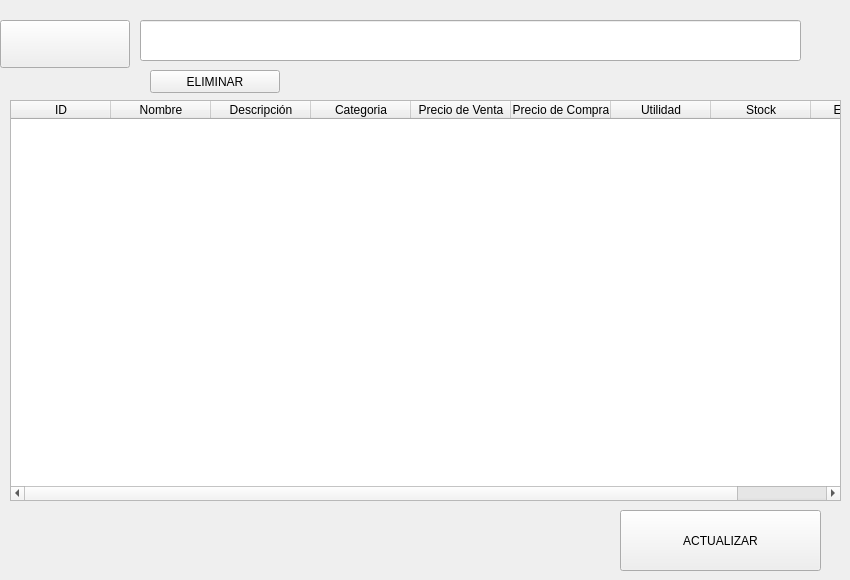
              <widget class="QWidget" name="productos">
               <attribute name="title">
                <string>PRODUCTOS</string>
               </attribute>
               <widget class="QTableWidget" name="tablaproducto">
                <property name="geometry">
                 <rect>
                  <x>10</x>
                  <y>100</y>
                  <width>831</width>
                  <height>401</height>
                 </rect>
                </property>
                <column>
                 <property name="text">
                  <string>ID</string>
                 </property>
                </column>
                <column>
                 <property name="text">
                  <string>Nombre</string>
                 </property>
                </column>
                <column>
                 <property name="text">
                  <string>Descripción</string>
                 </property>
                </column>
                <column>
                 <property name="text">
                  <string>Categoria</string>
                 </property>
                </column>
                <column>
                 <property name="text">
                  <string>Precio de Venta</string>
                 </property>
                </column>
                <column>
                 <property name="text">
                  <string>Precio de Compra</string>
                 </property>
                </column>
                <column>
                 <property name="text">
                  <string>Utilidad</string>
                 </property>
                </column>
                <column>
                 <property name="text">
                  <string>Stock</string>
                 </property>
                </column>
                <column>
                 <property name="text">
                  <string>Existencia</string>
                 </property>
                </column>
               </widget>
               <widget class="QPushButton" name="actualizarbtn">
                <property name="geometry">
                 <rect>
                  <x>620</x>
                  <y>510</y>
                  <width>201</width>
                  <height>61</height>
                 </rect>
                </property>
                <property name="text">
                 <string>ACTUALIZAR</string>
                </property>
               </widget>
               <widget class="QPushButton" name="buscarbtn">
                <property name="geometry">
                 <rect>
                  <x>0</x>
                  <y>20</y>
                  <width>130</width>
                  <height>48</height>
                 </rect>
                </property>
                <property name="text">
                 <string/>
                </property>
                <property name="icon">
                 <iconset>
                  <normaloff>../IMAGES/buscar.png</normaloff>../IMAGES/buscar.png</iconset>
                </property>
                <property name="iconSize">
                 <size>
                  <width>40</width>
                  <height>40</height>
                 </size>
                </property>
               </widget>
               <widget class="QLineEdit" name="buscar">
                <property name="geometry">
                 <rect>
                  <x>140</x>
                  <y>20</y>
                  <width>661</width>
                  <height>41</height>
                 </rect>
                </property>
               </widget>
               <widget class="QPushButton" name="eliminarbtn">
                <property name="geometry">
                 <rect>
                  <x>150</x>
                  <y>70</y>
                  <width>130</width>
                  <height>23</height>
                 </rect>
                </property>
                <property name="text">
                 <string>ELIMINAR</string>
                </property>
               </widget>
              </widget>
